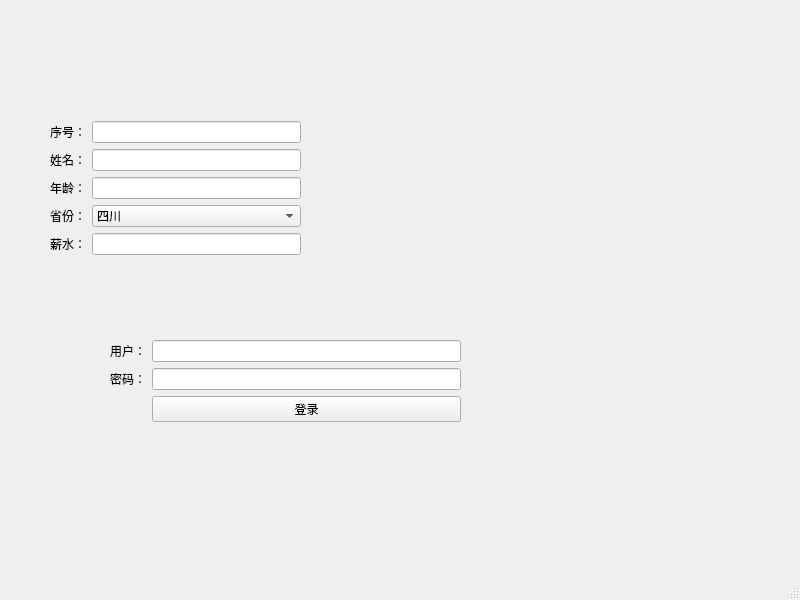
<?xml version="1.0" encoding="UTF-8"?>
<ui version="4.0">
 <class>MainWindow</class>
 <widget class="QMainWindow" name="MainWindow">
  <property name="geometry">
   <rect>
    <x>0</x>
    <y>0</y>
    <width>800</width>
    <height>600</height>
   </rect>
  </property>
  <property name="windowTitle">
   <string>MainWindow</string>
  </property>
  <widget class="QWidget" name="centralwidget">
   <widget class="QWidget" name="formLayoutWidget">
    <property name="geometry">
     <rect>
      <x>110</x>
      <y>340</y>
      <width>351</width>
      <height>121</height>
     </rect>
    </property>
    <layout class="QFormLayout" name="formLayout_2">
     <item row="0" column="0">
      <widget class="QLabel" name="label_7">
       <property name="text">
        <string>用户：</string>
       </property>
      </widget>
     </item>
     <item row="1" column="0">
      <widget class="QLabel" name="label_6">
       <property name="text">
        <string>密码：</string>
       </property>
      </widget>
     </item>
     <item row="0" column="1">
      <widget class="QLineEdit" name="lineEdit_5"/>
     </item>
     <item row="1" column="1">
      <widget class="QLineEdit" name="lineEdit_6"/>
     </item>
     <item row="2" column="1">
      <widget class="QPushButton" name="pushButton">
       <property name="text">
        <string>登录</string>
       </property>
      </widget>
     </item>
    </layout>
   </widget>
   <widget class="QWidget" name="">
    <property name="geometry">
     <rect>
      <x>50</x>
      <y>121</y>
      <width>251</width>
      <height>161</height>
     </rect>
    </property>
    <layout class="QFormLayout" name="formLayout">
     <item row="0" column="0">
      <widget class="QLabel" name="label_2">
       <property name="text">
        <string>序号：</string>
       </property>
      </widget>
     </item>
     <item row="0" column="1">
      <widget class="QLineEdit" name="lineEdit_3"/>
     </item>
     <item row="1" column="0">
      <widget class="QLabel" name="label">
       <property name="text">
        <string>姓名：</string>
       </property>
      </widget>
     </item>
     <item row="1" column="1">
      <widget class="QLineEdit" name="lineEdit_2"/>
     </item>
     <item row="2" column="0">
      <widget class="QLabel" name="label_3">
       <property name="text">
        <string>年龄：</string>
       </property>
      </widget>
     </item>
     <item row="2" column="1">
      <widget class="QLineEdit" name="lineEdit"/>
     </item>
     <item row="3" column="0">
      <widget class="QLabel" name="label_4">
       <property name="text">
        <string>省份：</string>
       </property>
      </widget>
     </item>
     <item row="3" column="1">
      <widget class="QComboBox" name="comboBox">
       <item>
        <property name="text">
         <string>四川</string>
        </property>
       </item>
       <item>
        <property name="text">
         <string>北京</string>
        </property>
       </item>
       <item>
        <property name="text">
         <string>上海</string>
        </property>
       </item>
       <item>
        <property name="text">
         <string>深圳</string>
        </property>
       </item>
       <item>
        <property name="text">
         <string>广东</string>
        </property>
       </item>
       <item>
        <property name="text">
         <string>天津</string>
        </property>
       </item>
       <item>
        <property name="text">
         <string>东北</string>
        </property>
       </item>
       <item>
        <property name="text">
         <string>何兰</string>
        </property>
       </item>
       <item>
        <property name="text">
         <string>新疆</string>
        </property>
       </item>
       <item>
        <property name="text">
         <string>西藏</string>
        </property>
       </item>
       <item>
        <property name="text">
         <string>甘肃</string>
        </property>
       </item>
       <item>
        <property name="text">
         <string>福建</string>
        </property>
       </item>
       <item>
        <property name="text">
         <string>湖北</string>
        </property>
       </item>
       <item>
        <property name="text">
         <string>澳门</string>
        </property>
       </item>
       <item>
        <property name="text">
         <string>厦门</string>
        </property>
       </item>
       <item>
        <property name="text">
         <string>湖南</string>
        </property>
       </item>
       <item>
        <property name="text">
         <string>山西</string>
        </property>
       </item>
       <item>
        <property name="text">
         <string>陕西</string>
        </property>
       </item>
       <item>
        <property name="text">
         <string>哈尔滨</string>
        </property>
       </item>
      </widget>
     </item>
     <item row="4" column="0">
      <widget class="QLabel" name="label_5">
       <property name="text">
        <string>薪水：</string>
       </property>
      </widget>
     </item>
     <item row="4" column="1">
      <widget class="QLineEdit" name="lineEdit_4"/>
     </item>
    </layout>
   </widget>
  </widget>
  <widget class="QMenuBar" name="menubar">
   <property name="geometry">
    <rect>
     <x>0</x>
     <y>0</y>
     <width>800</width>
     <height>26</height>
    </rect>
   </property>
  </widget>
  <widget class="QStatusBar" name="statusbar"/>
 </widget>
 <resources/>
 <connections/>
</ui>
